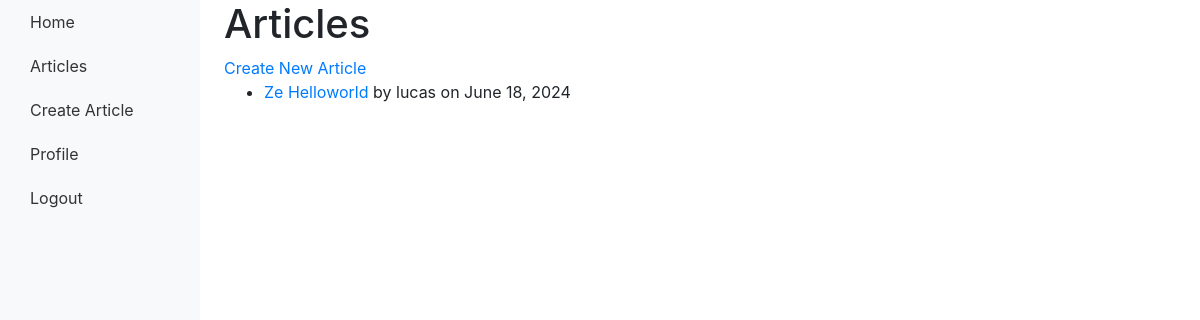
The page /articles/ on the database as committed earlier.
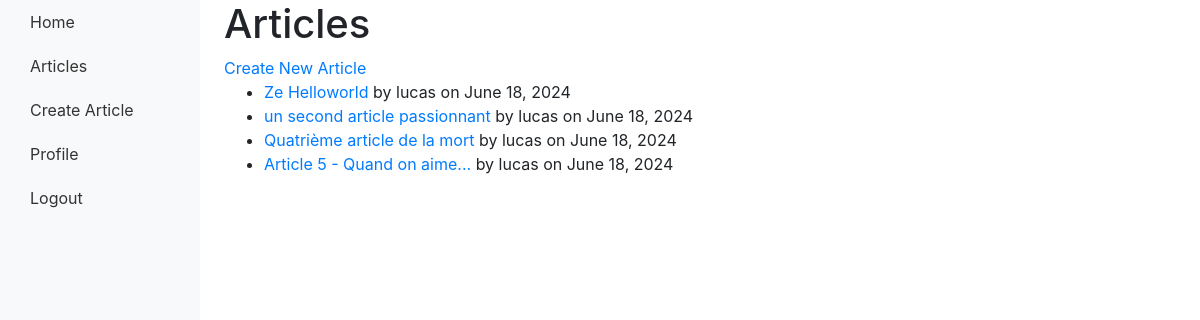
The same page on the database as committed later.
### main/models.py (models this page shows, shortened)
class Article(models.Model):
    title = models.CharField(max_length=200)
    content = models.TextField()
    publication_date = models.DateField(auto_now_add=True)  # Automatically set the publication date
    author = models.ForeignKey(User, on_delete=models.CASCADE)
    categories = models.ManyToManyField(Category, related_name='articles')
    slug = models.SlugField(unique=True)
    meta_description = models.TextField()

### main/views.py (the view)
# urls.py: path('articles/', views.article_list, name='article_list'),
def article_list(request):
    articles = Article.objects.all()
    return render(request, 'main/article_list.html', {'articles': articles})

### main/templates/main/article_list.html (shortened to what this page needs)
{% extends 'main/base.html' %}
{% block content %}
    <h1>Articles</h1>
    <a href="{% url 'article_create' %}">Create New Article</a>
    <ul>
        {% for article in articles %}
        <li>
            <a href="{% url 'article_detail' article.slug %}">{{ article.title }}</a>
            by {{ article.author.username }} on {{ article.publication_date }}
        </li>
        {% endfor %}
    </ul>
{% endblock %}

Rows that differ between the two databases and show on the page:
added Article: title "un second article passionnant", author.username "lucas", publication_date "June 18, 2024"
added Article: title "Quatrième article de la mort", author.username "lucas", publication_date "June 18, 2024"
added Article: title "Article 5 - Quand on aime...", author.username "lucas", publication_date "June 18, 2024"
